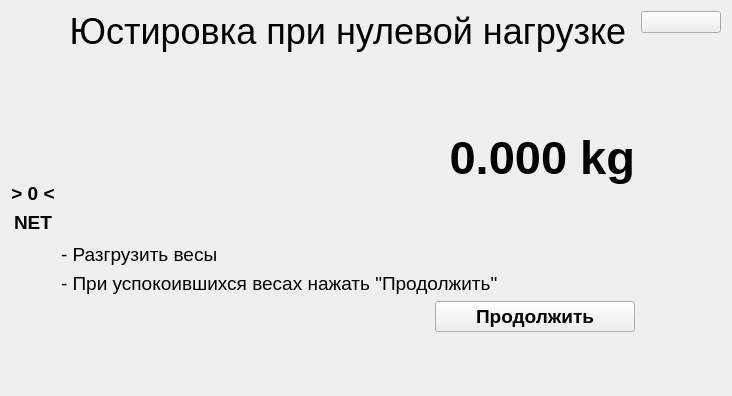
<?xml version="1.0" encoding="UTF-8"?>
<ui version="4.0">
 <class>CheckingWidget</class>
 <widget class="QWidget" name="CheckingWidget">
  <property name="geometry">
   <rect>
    <x>0</x>
    <y>0</y>
    <width>732</width>
    <height>396</height>
   </rect>
  </property>
  <property name="windowTitle">
   <string>Form</string>
  </property>
  <layout class="QHBoxLayout" name="horizontalLayout">
   <item>
    <layout class="QVBoxLayout" name="verticalLayout_2">
     <item>
      <widget class="QLabel" name="label">
       <property name="maximumSize">
        <size>
         <width>100</width>
         <height>16777215</height>
        </size>
       </property>
       <property name="text">
        <string>    </string>
       </property>
      </widget>
     </item>
     <item>
      <spacer name="verticalSpacer">
       <property name="orientation">
        <enum>Qt::Vertical</enum>
       </property>
       <property name="sizeHint" stdset="0">
        <size>
         <width>20</width>
         <height>40</height>
        </size>
       </property>
      </spacer>
     </item>
     <item>
      <widget class="QLabel" name="zeroLabel">
       <property name="font">
        <font>
         <pointsize>14</pointsize>
         <bold>true</bold>
        </font>
       </property>
       <property name="text">
        <string>&gt; 0 &lt;</string>
       </property>
       <property name="alignment">
        <set>Qt::AlignCenter</set>
       </property>
      </widget>
     </item>
     <item>
      <widget class="QLabel" name="netLabel">
       <property name="font">
        <font>
         <pointsize>14</pointsize>
         <bold>true</bold>
        </font>
       </property>
       <property name="text">
        <string>NET</string>
       </property>
       <property name="alignment">
        <set>Qt::AlignCenter</set>
       </property>
      </widget>
     </item>
     <item>
      <spacer name="verticalSpacer_2">
       <property name="orientation">
        <enum>Qt::Vertical</enum>
       </property>
       <property name="sizeHint" stdset="0">
        <size>
         <width>20</width>
         <height>40</height>
        </size>
       </property>
      </spacer>
     </item>
    </layout>
   </item>
   <item>
    <layout class="QVBoxLayout" name="verticalLayout">
     <item>
      <widget class="QLabel" name="label_2">
       <property name="font">
        <font>
         <pointsize>27</pointsize>
        </font>
       </property>
       <property name="layoutDirection">
        <enum>Qt::LeftToRight</enum>
       </property>
       <property name="text">
        <string>Юстировка при нулевой нагрузке</string>
       </property>
       <property name="alignment">
        <set>Qt::AlignCenter</set>
       </property>
      </widget>
     </item>
     <item>
      <spacer name="horizontalSpacer">
       <property name="orientation">
        <enum>Qt::Horizontal</enum>
       </property>
       <property name="sizeHint" stdset="0">
        <size>
         <width>40</width>
         <height>20</height>
        </size>
       </property>
      </spacer>
     </item>
     <item>
      <spacer name="verticalSpacer_3">
       <property name="orientation">
        <enum>Qt::Vertical</enum>
       </property>
       <property name="sizeHint" stdset="0">
        <size>
         <width>20</width>
         <height>40</height>
        </size>
       </property>
      </spacer>
     </item>
     <item>
      <widget class="QLabel" name="weightLabel">
       <property name="font">
        <font>
         <pointsize>35</pointsize>
         <bold>true</bold>
        </font>
       </property>
       <property name="text">
        <string>0.000 kg</string>
       </property>
       <property name="alignment">
        <set>Qt::AlignRight|Qt::AlignTrailing|Qt::AlignVCenter</set>
       </property>
      </widget>
     </item>
     <item>
      <spacer name="verticalSpacer_5">
       <property name="orientation">
        <enum>Qt::Vertical</enum>
       </property>
       <property name="sizeHint" stdset="0">
        <size>
         <width>20</width>
         <height>40</height>
        </size>
       </property>
      </spacer>
     </item>
     <item>
      <widget class="QLabel" name="label_3">
       <property name="font">
        <font>
         <pointsize>14</pointsize>
        </font>
       </property>
       <property name="text">
        <string>- Разгрузить весы</string>
       </property>
      </widget>
     </item>
     <item>
      <widget class="QLabel" name="label_4">
       <property name="font">
        <font>
         <pointsize>14</pointsize>
        </font>
       </property>
       <property name="text">
        <string>- При успокоившихся весах нажать &quot;Продолжить&quot;</string>
       </property>
      </widget>
     </item>
     <item>
      <widget class="QPushButton" name="finishButton">
       <property name="maximumSize">
        <size>
         <width>200</width>
         <height>16777215</height>
        </size>
       </property>
       <property name="font">
        <font>
         <pointsize>14</pointsize>
         <bold>true</bold>
        </font>
       </property>
       <property name="layoutDirection">
        <enum>Qt::RightToLeft</enum>
       </property>
       <property name="text">
        <string>Продолжить</string>
       </property>
      </widget>
     </item>
     <item>
      <spacer name="verticalSpacer_6">
       <property name="orientation">
        <enum>Qt::Vertical</enum>
       </property>
       <property name="sizeHint" stdset="0">
        <size>
         <width>20</width>
         <height>40</height>
        </size>
       </property>
      </spacer>
     </item>
    </layout>
   </item>
   <item>
    <layout class="QVBoxLayout" name="verticalLayout_3">
     <item>
      <widget class="QPushButton" name="closeButton">
       <property name="text">
        <string> </string>
       </property>
      </widget>
     </item>
     <item>
      <spacer name="verticalSpacer_4">
       <property name="orientation">
        <enum>Qt::Vertical</enum>
       </property>
       <property name="sizeHint" stdset="0">
        <size>
         <width>20</width>
         <height>40</height>
        </size>
       </property>
      </spacer>
     </item>
    </layout>
   </item>
  </layout>
 </widget>
 <resources/>
 <connections/>
</ui>
